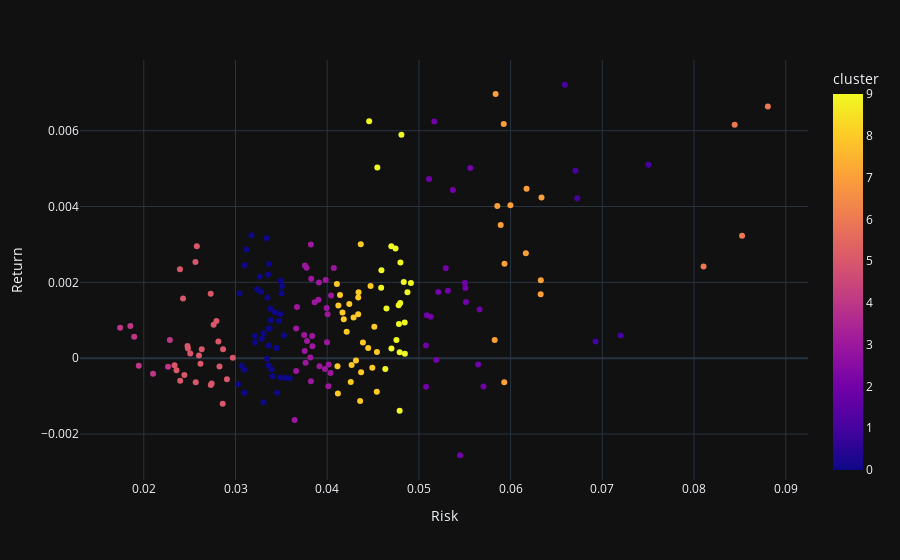

The cell this chart's notebook holds for it:
### Code cell
# TODO: A Clusterização não tá legal. Ativos muito diferentes estão sendo agrupados juntos
# Ideias:
#         1. Usar outro algorótimo de cluster
#         2. Normalizar os dados de maneira diferente
#         3. Usar outra escala na hora de normalizar (logarítmica por exmeplo)


# colors = {'#FFFFFF', '#F0A3FF', '#0075DC', '#993F00', '#4C005C', '#191919', '#005C31', '#2BCE48', '#FFCC99', '#808080', '#94FFB5', '#8F7C00', '#9DCC00', '#C20088', '#003380', '#FFA405', '#FFA8BB', '#426600', '#FF0010', '#5EF1F2', '#00998F', '#E0FF66', '#740AFF', '#990000', '#FFFF80', '#FFFF00', '#FF5005'}

# df_ = df.copy()

# df['Return'] = preprocessing.normalize([df['Return']])[0]
# df['Risk'] = preprocessing.normalize([df['Risk']])[0]

kmeans = KMeans(n_clusters=BEST_NUMBER_OF_CLUSTERS).fit(df[["Risk", "Return"]])
y_kmeans = kmeans.predict(df[["Risk", "Return"]])

# mapping_colors = defaultdict(lambda: False)

# for cluster in y_kmeans:
#     if mapping_colors[cluster] is False:
#         color = colors.pop()
#         mapping_colors[cluster] = color

# df['cluster'] = [ mapping_colors[cluster] for cluster in y_kmeans ]

df['cluster'] = y_kmeans

px.scatter(
    df, 
    x='Risk', 
    y='Return', 
    hover_name='Stock', 
    color='cluster', 
    template='plotly_dark',
)

### Figure 1 — Plotly figure (JSON) as saved in the notebook; plotly's stock layout.template omitted (floating-point values rounded to 4 significant figures; data arrays with more than 128 entries replaced by an {"elided": "..."} marker saying what was removed)
{"data": [{"hovertemplate": "<b>%{hovertext}</b><br><br>Risk=%{x}<br>Return=%{y}<br>cluster=%{marker.color}<extra></extra>", "hovertext": {"elided": "194 str values"}, "legendgroup": "", "marker": {"color": {"elided": "194 int values"}, "coloraxis": "coloraxis", "symbol": "circle"}, "mode": "markers", "name": "", "orientation": "v", "showlegend": false, "type": "scatter", "x": {"elided": "194 float values"}, "xaxis": "x", "y": {"elided": "194 float values"}, "yaxis": "y"}], "layout": {"coloraxis": {"colorbar": {"title": {"text": "cluster"}}, "colorscale": [[0, "#0d0887"], [0.1111, "#46039f"], [0.2222, "#7201a8"], [0.3333, "#9c179e"], [0.4444, "#bd3786"], [0.5556, "#d8576b"], [0.6667, "#ed7953"], [0.7778, "#fb9f3a"], [0.8889, "#fdca26"], [1, "#f0f921"]]}, "legend": {"tracegroupgap": 0}, "margin": {"t": 60}, "xaxis": {"anchor": "y", "domain": [0, 1], "title": {"text": "Risk"}}, "yaxis": {"anchor": "x", "domain": [0, 1], "title": {"text": "Return"}}}}
